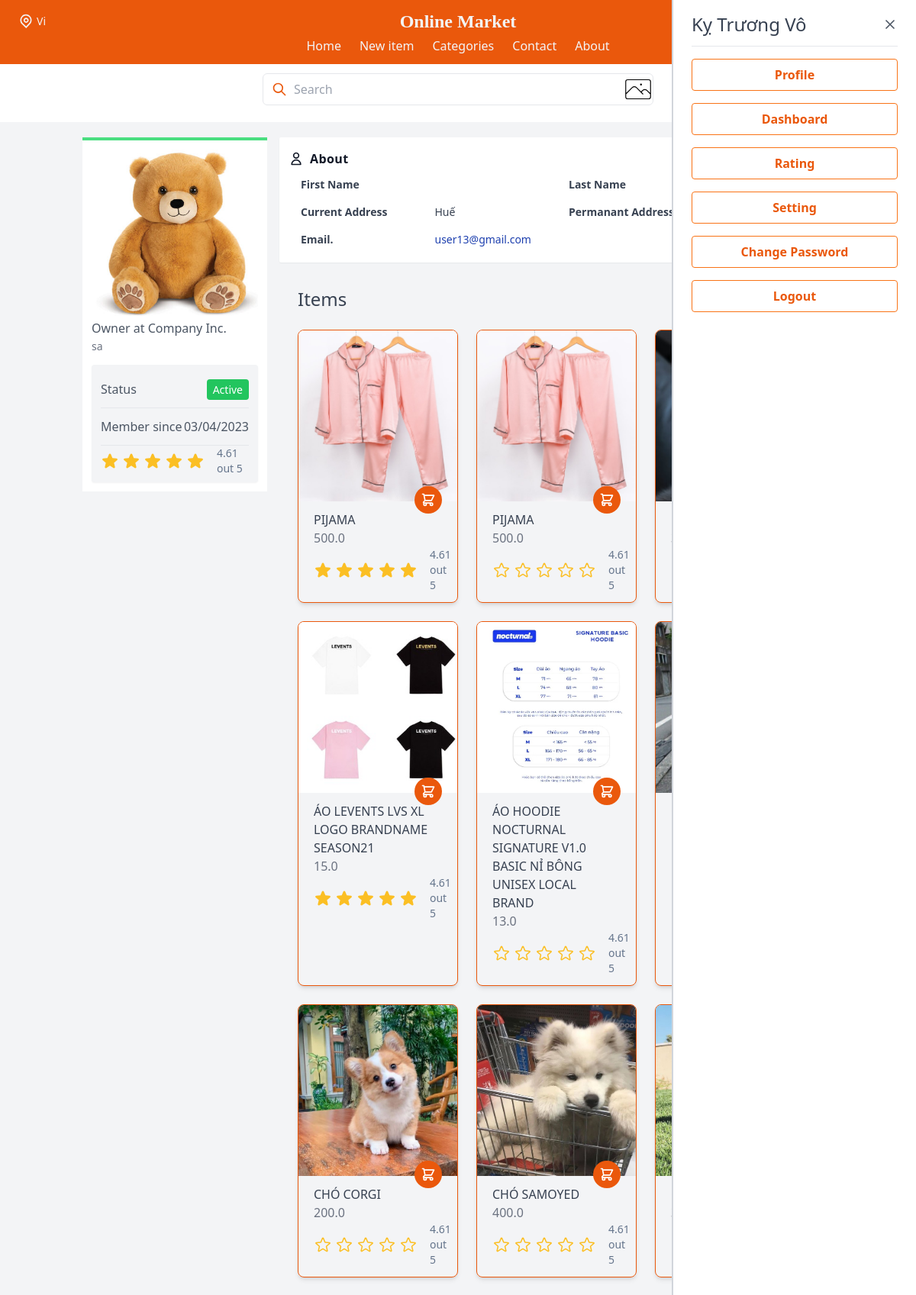
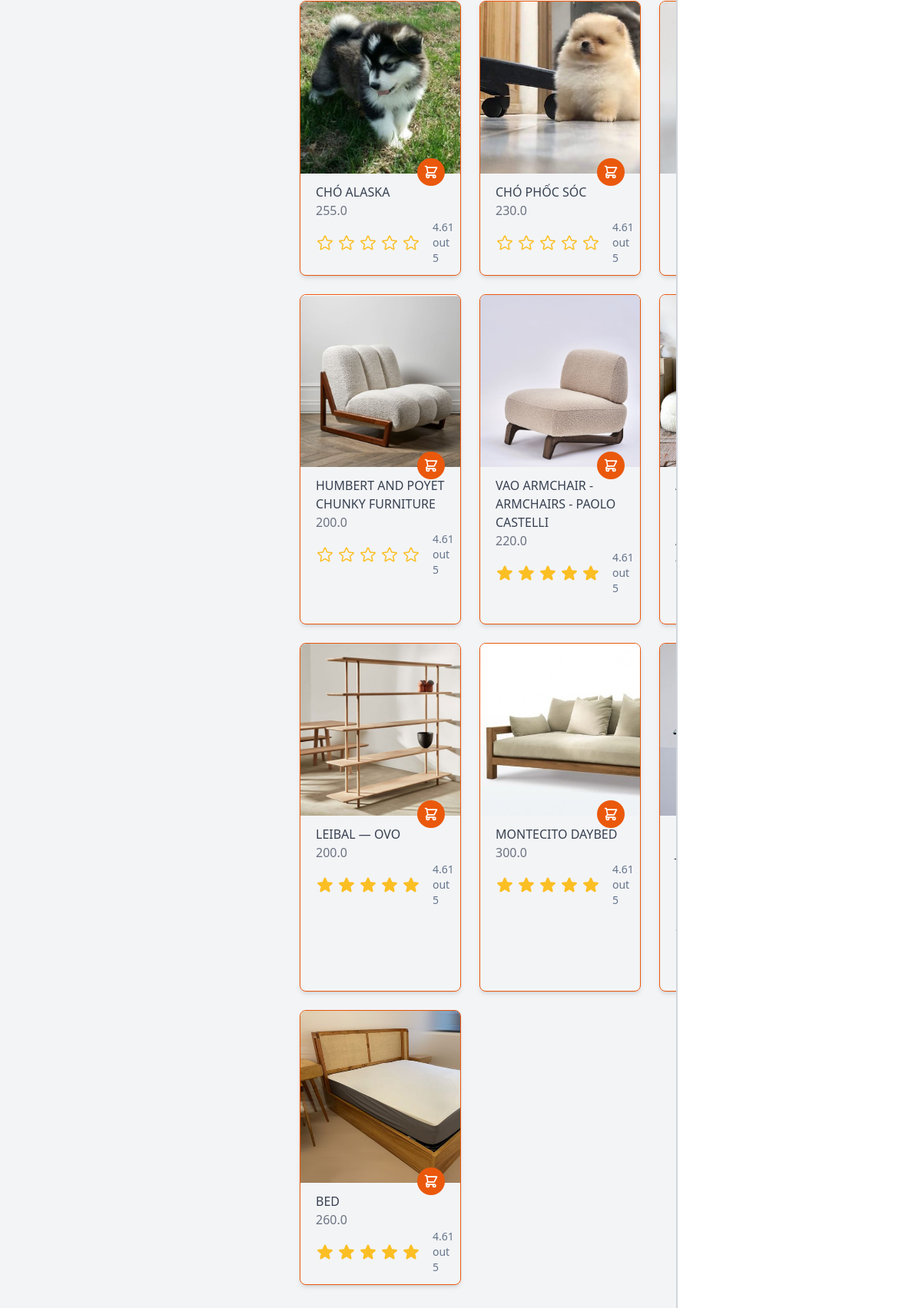
Page /profile/user13/ (signed in, upper part) on the committed database (2 pictures, top to bottom).
### core/models.py (models this page shows, shortened)
class Profile(models.Model):
    user = models.ForeignKey(User, on_delete=models.CASCADE)
    id_user = models.IntegerField()
    bio = models.TextField(blank=True)
    profileimg = models.ImageField(upload_to='profile_images', default='blank-profile-picture.png')
    location = models.CharField(max_length=100, blank=True)
    average_rating = models.DecimalField(max_digits=3, decimal_places=2, default=0)
    def calculate_avg_rating(self):
        ratings = Rating.objects.filter(item__created_by=self.user)
        if ratings.count() > 0:
            sum_ratings = sum([rating.rating for rating in ratings])
            avg_rating = Decimal(sum_ratings) / ratings.count()
            self.average_rating = avg_rating.quantize(Decimal('0.00'), rounding=ROUND_DOWN)
        else:
            self.average_rating = 0
        self.save()

### item/models.py (models this page shows, shortened)
class Item(models.Model):
    category = models.ForeignKey(Category, related_name='items', on_delete=models.CASCADE)
    name = models.CharField(max_length=255)
    description = models.TextField(blank=True, null=True)
    price = models.FloatField()
    discount_price = models.FloatField(blank=True, null=True)
    image = models.ImageField(upload_to='item_images', blank=True, null=True)
    is_sold = models.BooleanField(default=False)
    average_rating = models.DecimalField(max_digits=3, decimal_places=2, default=0)
    created_by = models.ForeignKey(User, related_name='items', on_delete=models.CASCADE)
    created_at = models.DateTimeField(auto_now_add=True)

### core/views.py (the view)
# urls.py: path('profile/<str:pk>/', views.profile, name='profile')
@login_required
def profile(request, pk):
    user_object= User.objects.get(username=pk)
    user_profile = Profile.objects.get(user=user_object)
    user_profile.calculate_avg_rating()
    user_items = Item.objects.filter(created_by=user_object)
    user_items_length = len(user_items)
    numbers = [0.5,1.5,2.5,3.5,4.5]
    context = {
        'user_object' : user_object,
        'user_profile' : user_profile,
        'user_items': user_items,
        'user_items_length' :user_items_length,
        'numbers':numbers,
    }
    return render(request, 'core/profile.html', context)

### core/templates/core/profile.html (shortened to what this page needs)
{% extends 'core/base.html' %}
{% block content %}
<div class="bg-gray-100">
  <div class="container mx-auto my-5 p-5">
      <div class="md:flex no-wrap md:-mx-2 ">
          <div class="w-full md:w-3/12 md:mx-2">
              <div class="bg-white p-3 border-t-4 border-green-400">
                  <div class="image overflow-hidden">
                      <img class="h-auto w-full mx-auto"
                          src="{{user_profile.profileimg.url}}"
                          alt="">
                  </div>
                  <h3 class="text-gray-600 font-lg text-semibold leading-6">Owner at Company Inc.</h3>
                  <p class="text-sm text-gray-500 hover:text-gray-600 leading-6">{{user_profile.bio}}</p>
                  <ul
                      class="bg-gray-100 text-gray-600 hover:text-gray-700 hover:shadow py-2 px-3 mt-3 divide-y rounded shadow-sm">
                      <li class="flex items-center py-3">
                          <span>Status</span>
                          <span class="ml-auto"><span
                                  class="bg-green-500 py-1 px-2 rounded text-white text-sm">Active</span></span>
                      </li>
                      <li class="flex items-center py-3">
                          <span>Member since</span>
                          <span class="ml-auto">{{ user_object.date_joined|date:"d/m/Y" }}</span>
                      </li>
                      <li>
                        <span class="flex items-center gap-4 text-sm rounded text-slate-500">
                          <span class="flex gap-1 text-amber-400" role="img" aria-label="Rating: 4 out of 5 stars">
                          {% for i in numbers %}
                              {% if i <= user_profile.average_rating %}
                              <span aria-hidden="true">
                              </span>
                              {% endif %}
                          {% endfor %}
                              </span>
                              <span> {{user_profile.average_rating}} out 5</span>
                          </span>
                      </li>
                  </ul>
              </div>
          </div>
          <div class="w-full md:w-9/12 mx-2">
              <div class="bg-white p-3 shadow-sm rounded-sm">
                  <div class="flex items-center space-x-2 font-semibold text-gray-900 leading-8">
                      <span clas="text-green-500">
                          <svg class="h-5" xmlns="http://www.w3.org/2000/svg" fill="none" viewBox="0 0 24 24"
                              stroke="currentColor">
                              <path stroke-linecap="round" stroke-linejoin="round" stroke-width="2"
                                  d="M16 7a4 4 0 11-8 0 4 4 0 018 0zM12 14a7 7 0 00-7 7h14a7 7 0 00-7-7z" />
                          </svg>
                      </span>
                      <span class="tracking-wide">About</span>
                  </div>
                  <div class="text-gray-700">
                      <div class="grid md:grid-cols-2 text-sm">
                          <div class="grid grid-cols-2">
                              <div class="px-4 py-2 font-semibold">First Name</div>
                              <div class="px-4 py-2">{{user_object.first_name}}</div>
                          </div>
                          <div class="grid grid-cols-2">
                              <div class="px-4 py-2 font-semibold">Last Name</div>
                              <div class="px-4 py-2">{{user_object.last_name}}</div>
                          </div>
                          <div class="grid grid-cols-2">
                              <div class="px-4 py-2 font-semibold">Current Address</div>
                              <div class="px-4 py-2">{{user_profile.location}}</div>
                          </div>
                          <div class="grid grid-cols-2">
                              <div class="px-4 py-2 font-semibold">Permanant Address</div>
                              <div class="px-4 py-2">A</div>
                          </div>
                          <div class="grid grid-cols-2">
                              <div class="px-4 py-2 font-semibold">Email.</div>
                              <div class="px-4 py-2">
                                  <a class="text-blue-800" href="mailto:jane@example.com">{{user_object.email}}</a>
                              </div>
                          </div>
                      </div>
                  </div>
              </div>
              <div class="container mx-auto px-6 my-8">
                <h3 class="text-gray-700 text-2xl font-medium">Items</h3>
                <div class="grid gap-6 grid-cols-1 sm:grid-cols-2 lg:grid-cols-3 mt-6">
                    {% for item in user_items %}
                        <div class="w-full border border-orange-600 max-w-sm mx-auto rounded-lg shadow-md overflow-hidden">
                            <a href="{% url 'item:detail' item.id %}">
                                <div class="flex items-end justify-end h-56 w-full bg-cover" style="background-image: url('{{item.image.url}}')">
                                    <button class="p-2 rounded-full bg-orange-600 text-white mx-5 -mb-4 hover:bg-blue-500 focus:outline-none focus:bg-blue-500">
                                        <svg class="h-5 w-5" fill="none" stroke-linecap="round" stroke-linejoin="round" stroke-width="2" viewBox="0 0 24 24" stroke="currentColor"><path d="M3 3h2l.4 2M7 13h10l4-8H5.4M7 13L5.4 5M7 13l-2.293 2.293c-.63.63-.184 1.707.707 1.707H17m0 0a2 2 0 100 4 2 2 0 000-4zm-8 2a2 2 0 11-4 0 2 2 0 014 0z"></path></svg>
                                    </button>
                                </div>
                                <div class="px-5 py-3">
                                    <h3 class="text-gray-700 uppercase">{{item.name}}</h3>
                                    {% if item.discount_price %}
                                        <span class="text-gray-500 mt-2">{{item.discount_price}}</span>
                                    {% else %}
                                        <span class="text-gray-500 mt-2">{{item.price}}</span>
                                    {% endif %}
                                <span class="flex items-center gap-4 text-sm rounded text-slate-500">
                                  <span class="flex gap-1 text-amber-400" role="img" aria-label="Rating: 4 out of 5 stars">
                                  {% for i in numbers %}
                                      {% if i <= item.average_rating %}
                                      <span aria-hidden="true">
                                      </span>
                                      {% else %}
                                      <span aria-hidden="true">
                                      </span>
                                      {% endif %}
                                  {% endfor %}
                                      </span>
                                      <span> {{ user_profile.average_rating|floatformat:2|add:"0.00"|slice:"0:4" }} out 5</span>
                                  </span>
                                </div>
                            </a>
                        </div>
                    {% endfor %}
                </div>
              </div>
              </div>
          </div>
      </div>
  </div>
{% endblock content %}

### core/templates/core/base.html (shortened to what this page needs)
<!DOCTYPE html>
<html lang="en">
<head>
    <script src="https://cdn.tailwindcss.com" ></script>
      <link
        rel="stylesheet"
        href="https://cdn.jsdelivr.net/npm/tw-elements/dist/css/index.min.css" />
      <script src="https://cdn.tailwindcss.com/3.2.4"></script>
</head>
<body>
<div x-data="{ cartOpen: false , isOpen: false }" class="bg-neutral-100">
    <header class ="fixed top-0 left-0 w-full">
        <div class="container-fluid mx-auto px-6 py-3 bg-orange-600">
            <div class="flex items-center justify-between">
                <div class="hidden w-full text-gray-100 md:flex md:items-center">
                    <span class="mx-1 text-sm">Vi</span>
                </div>
                <div class="w-full text-gray-100 md:text-center text-2xl font-semibold font-serif">
                    Online Market
                </div>
                <div class="flex items-center justify-end w-full">
                    <a href="{%url 'item:order-summary'%}" class="text-neutral-100 hover:text-orange-200 focus:text-orange-200 mx-4 sm:mx-2">
                      <div class="relative">
                        <span class="absolute top-0 right-0 bg-red-700 rounded-full py-21 px-21 text-xs text-white font-medium">{{ cart_item_count }}</span>
                      </div>
                    </a>
                    <a class="mr-4 text-neutral-100 hover:text-orange-200 focus:text-orange-200 disabled:text-black/30 dark:text-neutral-200 dark:hover:text-neutral-300 dark:focus:text-neutral-300 [&.active]:text-black/90 dark:[&.active]:text-neutral-400"
                        href="{% url 'conversation:inbox1' %}">
                        <span class="[&>svg]:w-5">
                        </span>
                    </a>
                    <button @click="cartOpen = !cartOpen" class="text-neutral-100 hover:text-orange-200 focus:text-orange-200 mx-4 sm:mx-0">
                    </button>
                </div>
            </div>
            <nav :class="isOpen ? '' : 'hidden'" class="sm:flex sm:justify-center sm:items-center mt-1">
                <div class="flex flex-col sm:flex-row">
                    <a class="mt-3 text-gray-100 hover:underline sm:mx-3 sm:mt-0" href="{%url 'core:index'%}">Home</a>
                    <a class="mt-3 text-gray-100 hover:underline sm:mx-3 sm:mt-0" href="{% url 'item:new'%}">New item</a>
                    <a class="mt-3 text-gray-100 hover:underline sm:mx-3 sm:mt-0" href="#">Categories</a>
                    <button onclick="scrollToFooter()" class="mt-3 text-gray-100 hover:underline sm:mx-3 sm:mt-0">Contact</button>
                    <button onclick="scrollToFooter()" class="mt-3 text-gray-100 hover:underline sm:mx-3 sm:mt-0">About</button>
                </div>
            </nav>
        </div>
        <div class="relative mt-3 mb-4 max-w-lg mx-auto">
          <span class="absolute inset-y-0 left-0 pl-3 flex items-center">
              <svg class="h-5 w-5 text-orange-600" viewBox="0 0 24 24" fill="none">
                  <path d="M21 21L15 15M17 10C17 13.866 13.866 17 10 17C6.13401 17 3 13.866 3 10C3 6.13401 6.13401 3 10 3C13.866 3 17 6.13401 17 10Z" stroke="currentColor" stroke-width="2" stroke-linecap="round" stroke-linejoin="round"/>
              </svg>
          </span>
          <form method='get' action="{% url 'item:items' %}">
              <input class="w-full border rounded-md pl-10 pr-4 py-2 focus:border-orange-600 focus:outline-none focus:shadow-outline"
              type="search"
              placeholder="Search"
              aria-label="Search"
              aria-describedby="button-addon1"
              name="query"
              value="{{query}}"
              />
            </form>
            <span class="absolute inset-y-0 right-0 pl-3 flex items-center">
              <a href="{%url 'searchbyimage:search_item'%}">
              </a>
            </span>
          </div>
          {% if request.user.is_authenticated %}
      <div :class="cartOpen ? 'translate-x-0 ease-out' : 'translate-x-full ease-in'" class="fixed right-0 top-0 max-w-xs w-full h-full px-6 py-4 transition duration-300 transform overflow-y-auto bg-white border-l-2 border-gray-300">
        <div class="flex items-center justify-between">
            <h3 class="text-2xl font-medium text-gray-700">{{request.user.first_name}} {{request.user.last_name}}</h3>
            <button @click="cartOpen = !cartOpen" class="text-gray-600 focus:outline-none">
                <svg class="h-5 w-5" fill="none" stroke-linecap="round" stroke-linejoin="round" stroke-width="2" viewBox="0 0 24 24" stroke="currentColor"><path d="M6 18L18 6M6 6l12 12"></path></svg>
            </button>
        </div>
        <hr class="my-3">
        <div class="flex justify-between mt-4">
          <a href="{% url 'core:profile' request.user.username %}" class="w-full text-center bg-transparent hover:bg-orange-600 text-orange-600 font-semibold hover:text-white py-2 px-4 border border-orange-500 hover:border-transparent rounded">
            Profile
          </a>
        </div>
        <div class="flex justify-between mt-4">
          <a href="{% url 'dashboard:index'%}" class="w-full text-center bg-transparent hover:bg-orange-600 text-orange-600 font-semibold hover:text-white py-2 px-4 border border-orange-500 hover:border-transparent rounded">
            Dashboard
          </a>
        </div>
        <div class="flex justify-between mt-4">
          <a href="{% url 'rating:index'%}?rated_type=0" class="w-full text-center bg-transparent hover:bg-orange-600 text-orange-600 font-semibold hover:text-white py-2 px-4 border border-orange-500 hover:border-transparent rounded">
            Rating
          </a>
        </div>
        <div class="flex justify-between mt-4">
          <a href="{%url 'core:settings'%}" class="w-full text-center bg-transparent hover:bg-orange-600 text-orange-600 font-semibold hover:text-white py-2 px-4 border border-orange-500 hover:border-transparent rounded">
            Setting
          </a>
        </div>
        <div class="flex justify-between mt-4">
          <a href="{%url 'core:change_password'%}" class="w-full text-center bg-transparent hover:bg-orange-600 text-orange-600 font-semibold hover:text-white py-2 px-4 border border-orange-500 hover:border-transparent rounded">
            Change Password
          </a>
        </div>
        <div class="flex justify-between mt-4">
          <a href="{% url 'core:logout'%}" class="w-full text-center bg-transparent hover:bg-red-500 text-orange-600 font-semibold hover:text-white py-2 px-4 border border-orange-500 hover:border-transparent rounded">
            Logout
          </a>
        </div>
    </div>
    {% endif %}
    </header>
      <div class="px-0 py-0">
         {% block content %}
         {% endblock  %}
      </div>
</div>
</body>
</html>

### rows in the picture
Profile: profileimg (picture), bio "sa", average_rating "4.61", location "Huế", average_rating|add "4.61"
Item: image (picture), name "PIJAMA", price "500.0"
Item: image (picture), name "PIJAMA", price "500.0", average_rating 0 (drawn)
Item: image (picture), name "ÁO LEVENTS LVS XL LOGO BRANDNAME SEASON21", price "15.0"
Item: image (picture), name "ÁO HOODIE NOCTURNAL SIGNATURE V1.0 BASIC NỈ BÔNG UNISEX LOCAL BRAND", price "13.0", average_rating 0 (drawn)
Item: image (picture), name "CHÓ CORGI", price "200.0", average_rating 0 (drawn)
Item: image (picture), name "CHÓ SAMOYED", price "400.0", average_rating 0 (drawn)
Item: image (picture), name "CHÓ ALASKA", price "255.0", average_rating 0 (drawn)
Item: image (picture), name "CHÓ PHỐC SÓC", price "230.0", average_rating 0 (drawn)
Item: image (picture), name "HUMBERT AND POYET CHUNKY FURNITURE", price "200.0", average_rating 0 (drawn)
Item: image (picture), name "VAO ARMCHAIR - ARMCHAIRS - PAOLO CASTELLI", price "220.0"
Item: image (picture), name "LEIBAL — OVO", price "200.0"
Item: image (picture), name "MONTECITO DAYBED", price "300.0"
Item: image (picture), name "BED", price "260.0"

### other values in the picture
{{ request.user.first_name }} "Kỵ"
{{ request.user.last_name }} "Trương Vô"
{{ user_object.date_joined|date:"d/m/Y" }} "03/04/2023"
{{ user_object.email }} "user13@gmail.com"
